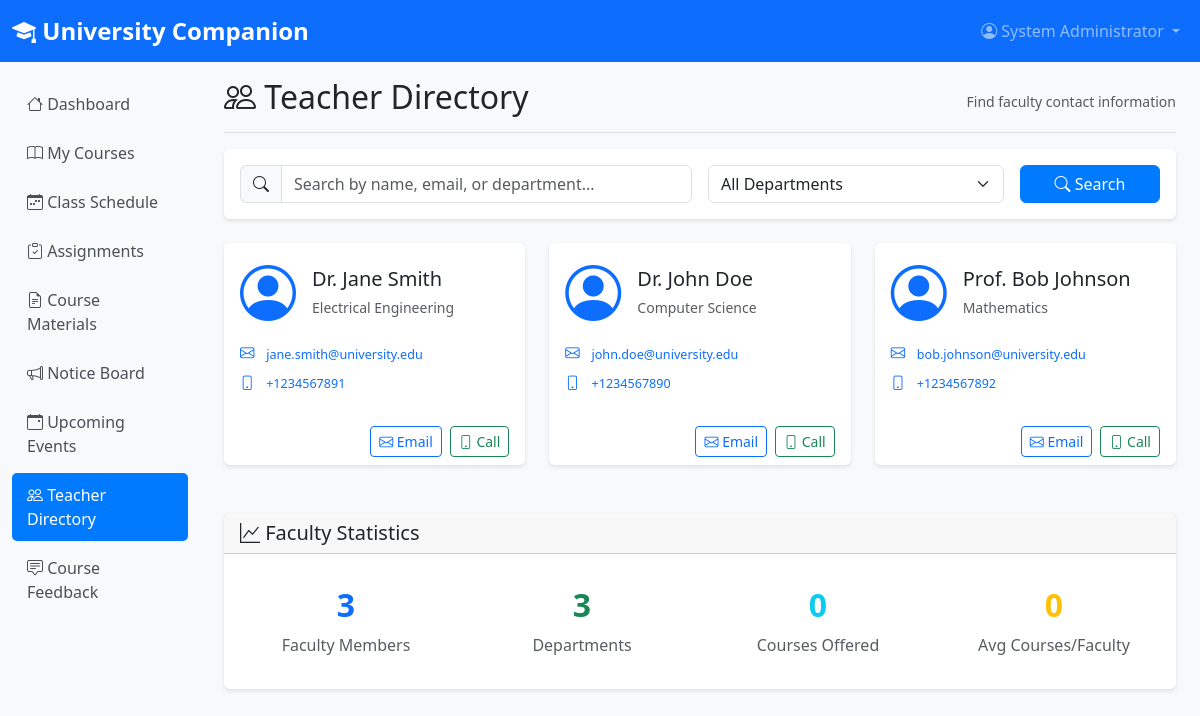
/student/teachers.php (signed in), run on an earlier commit of the app's database.
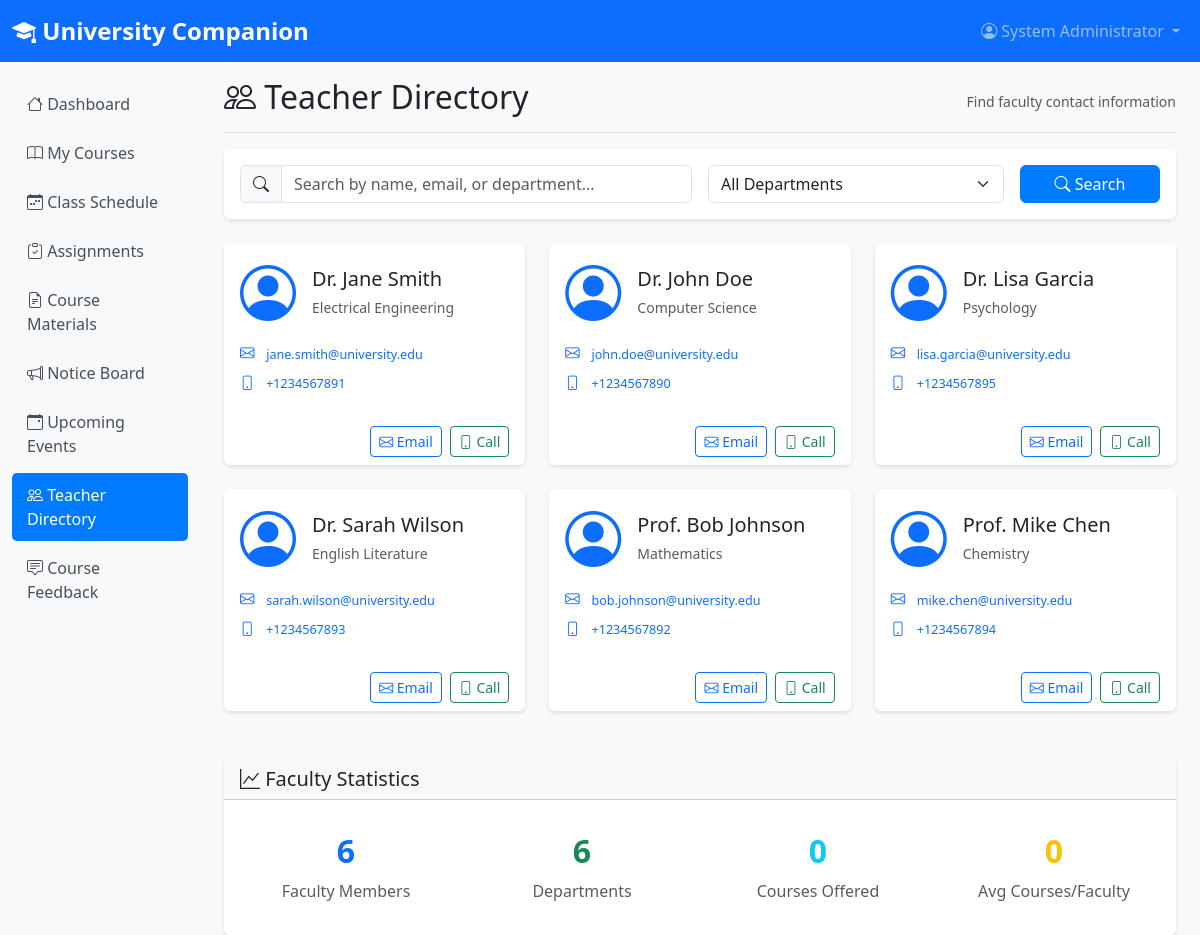
And on a later commit of the database.
### tables this page shows
CREATE TABLE users (
    id INT AUTO_INCREMENT PRIMARY KEY,
    username VARCHAR(50) UNIQUE NOT NULL,
    email VARCHAR(100) UNIQUE NOT NULL,
    password VARCHAR(255) NOT NULL,
    role ENUM('student', 'faculty', 'admin') NOT NULL,
    full_name VARCHAR(100) NOT NULL,
    department VARCHAR(100),
    phone VARCHAR(20),
    address TEXT,
    created_at TIMESTAMP DEFAULT CURRENT_TIMESTAMP,
    updated_at TIMESTAMP DEFAULT CURRENT_TIMESTAMP ON UPDATE CURRENT_TIMESTAMP,
    is_active BOOLEAN DEFAULT TRUE
);

### php/config.php (called while the page is built, shortened)
<?php
function executeQuery($conn, $sql, $types = "", $params = []) {
    try {
        $stmt = $conn->prepare($sql);
        $result = $stmt->execute();
        return $stmt;
    } catch (Exception $e) {
        throw new Exception("Query execution error: " . $e->getMessage());
    }
}
function fetchMultipleRows($conn, $sql, $types = "", $params = []) {
    try {
        $stmt = executeQuery($conn, $sql, $types, $params);
        $result = $stmt->get_result();
        $rows = [];
        while ($row = $result->fetch_assoc()) {
            $rows[] = $row;
        }
        return $rows;
    } catch (Exception $e) {
        throw new Exception("Fetch multiple rows error: " . $e->getMessage());
    }
}
?>

### student/teachers.php (the view, shortened to what the changed rows need)
<?php
require_once '../php/config.php';
$conn = getDBConnection();
$sql = "SELECT u.id, u.full_name, u.email, u.phone,
               u.department as department_name,
               GROUP_CONCAT(DISTINCT c.course_code ORDER BY c.course_code) as courses
        FROM users u
        LEFT JOIN course_assignments ca ON u.id = ca.faculty_id
        LEFT JOIN courses c ON ca.course_id = c.id AND c.academic_year = '2024'
        WHERE u.role = 'faculty' AND u.is_active = 1";
$params = [];
$types = "";
$sql .= " GROUP BY u.id, u.full_name, u.email, u.phone, u.department
          ORDER BY u.full_name";
$faculty = fetchMultipleRows($conn, $sql, $types, $params);
$departmentSql = "SELECT DISTINCT department as name FROM users WHERE role = 'faculty' AND department IS NOT NULL AND department != '' ORDER BY department";
$departments = fetchMultipleRows($conn, $departmentSql);
?>
<!DOCTYPE html>
<html lang="en">
<head>
    <link href="https://cdn.jsdelivr.net/npm/bootstrap@5.3.0/dist/css/bootstrap.min.css" rel="stylesheet">
    <link href="https://cdn.jsdelivr.net/npm/bootstrap-icons@1.10.0/font/bootstrap-icons.css" rel="stylesheet">
    <link href="../css/style.css" rel="stylesheet">
</head>
<body>
    <div class="container-fluid">
        <div class="row">
            <main class="col-md-9 ms-sm-auto col-lg-10 px-md-4">
                <div class="d-flex justify-content-between flex-wrap flex-md-nowrap align-items-center pt-3 pb-2 mb-3 border-bottom">
                    <h1 class="h2">
                        <i class="bi bi-people"></i> Teacher Directory
                    </h1>
                </div>
                <div class="row">
                    <?php if (empty($faculty)): ?>
                        <div class="col-12">
                            <div class="text-center py-5">
                                <i class="bi bi-person-x display-1 text-muted"></i>
                                <h4 class="mt-3">No faculty found</h4>
                                <p class="text-muted">Try adjusting your search criteria</p>
                            </div>
                        </div>
                    <?php else: ?>
                        <?php foreach ($faculty as $teacher): ?>
                            <div class="col-md-6 col-lg-4 mb-4">
                                <div class="card h-100 faculty-card">
                                    <div class="card-body">
                                        <div class="d-flex align-items-center mb-3">
                                            <div class="faculty-avatar me-3">
                                                <i class="bi bi-person-circle display-4 text-primary"></i>
                                            </div>
                                            <div>
                                                <h5 class="card-title mb-1">
                                                    <?php echo htmlspecialchars($teacher['full_name']); ?>
                                                </h5>
                                                <p class="text-muted mb-0">
                                                    <small><?php echo htmlspecialchars($teacher['department_name']); ?></small>
                                                </p>
                                            </div>
                                        </div>
                                        <div class="contact-info">
                                            <div class="mb-2">
                                                <i class="bi bi-envelope text-primary"></i>
                                                <small class="ms-2">
                                                    <a href="mailto:<?php echo htmlspecialchars($teacher['email']); ?>"
                                                       class="text-decoration-none">
                                                        <?php echo htmlspecialchars($teacher['email']); ?>
                                                    </a>
                                                </small>
                                            </div>
                                            <?php if (!empty($teacher['phone'])): ?>
                                                <div class="mb-2">
                                                    <i class="bi bi-phone text-primary"></i>
                                                    <small class="ms-2">
                                                        <a href="tel:<?php echo htmlspecialchars($teacher['phone']); ?>"
                                                           class="text-decoration-none">
                                                            <?php echo htmlspecialchars($teacher['phone']); ?>
                                                        </a>
                                                    </small>
                                                </div>
                                            <?php endif; ?>
                                        </div>
                                    </div>
                                    <div class="card-footer bg-transparent border-top-0">
                                        <div class="d-grid gap-2 d-md-flex justify-content-md-end">
                                            <a href="mailto:<?php echo htmlspecialchars($teacher['email']); ?>"
                                               class="btn btn-outline-primary btn-sm">
                                                <i class="bi bi-envelope"></i> Email
                                            </a>
                                            <?php if (!empty($teacher['phone'])): ?>
                                                <a href="tel:<?php echo htmlspecialchars($teacher['phone']); ?>"
                                                   class="btn btn-outline-success btn-sm">
                                                    <i class="bi bi-phone"></i> Call
                                                </a>
                                            <?php endif; ?>
                                        </div>
                                    </div>
                                </div>
                            </div>
                        <?php endforeach; ?>
                    <?php endif; ?>
                </div>
                <div class="card mt-4">
                    <div class="card-body">
                        <div class="row text-center">
                            <div class="col-md-3">
                                <div class="statistic-item">
                                    <h3 class="text-primary"><?php echo count($faculty); ?></h3>
                                    <p class="text-muted mb-0">Faculty Members</p>
                                </div>
                            </div>
                            <div class="col-md-3">
                                <div class="statistic-item">
                                    <h3 class="text-success"><?php echo count($departments); ?></h3>
                                    <p class="text-muted mb-0">Departments</p>
                                </div>
                            </div>
                        </div>
                    </div>
                </div>
            </main>
        </div>
    </div>
</body>
</html>

What changed in the data, as far as the page shows it:
added users: full_name "Dr. Lisa Garcia", department "Psychology", email "lisa.garcia@university.edu", phone "+1234567895"
added users: full_name "Dr. Sarah Wilson", department "English Literature", email "sarah.wilson@university.edu", phone "+1234567893"
added users: full_name "Prof. Mike Chen", department "Chemistry", email "mike.chen@university.edu", phone "+1234567894"
Also different on the page:
count($faculty): "3" → "6"
count($departments): "3" → "6"
